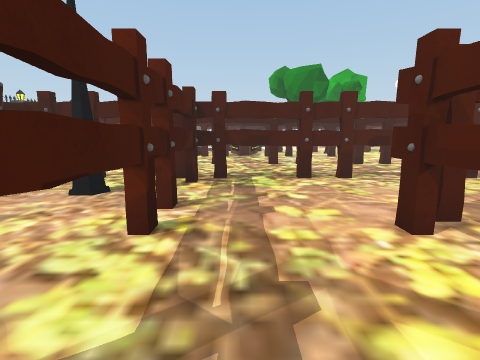
View 1 (above)

24 first-person views from a walk through a Unity game level. The camera is 1.4 m above the floor, tilts 10° down and sees 85° across. The floor is counted in squares, 1 m on a side. Each view is taken from the middle of a square. On the plan, view 1 faces up. The plan holds only what a view shows up to about 13 squares ahead; the rest is blank. The place goes on beyond the plan. The player is left out. Some surface patterns are stand-ins.

View 2
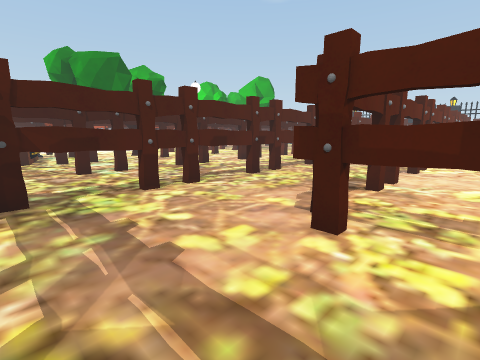

View 3
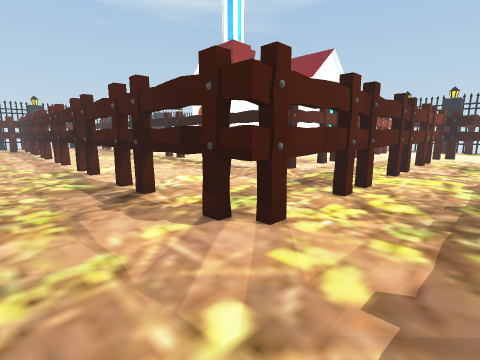

View 4
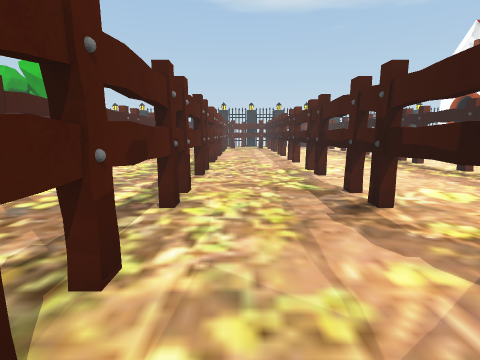

View 5
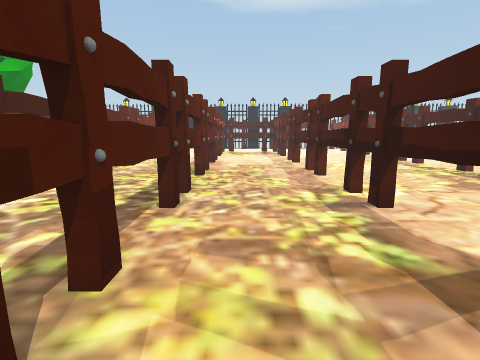

View 6
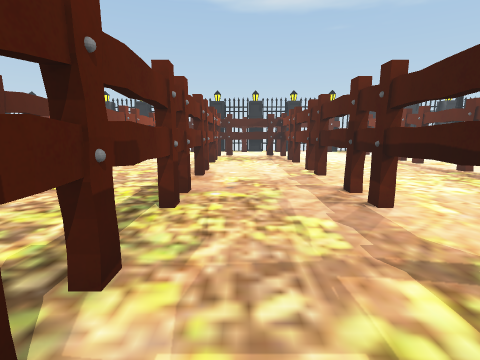

View 7
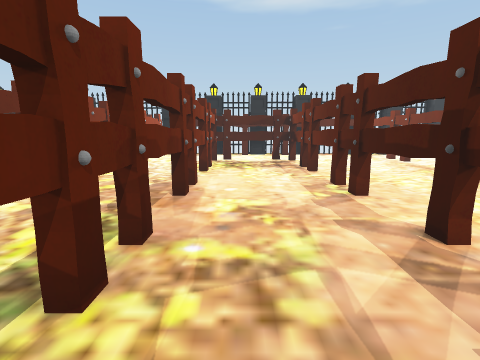

View 8
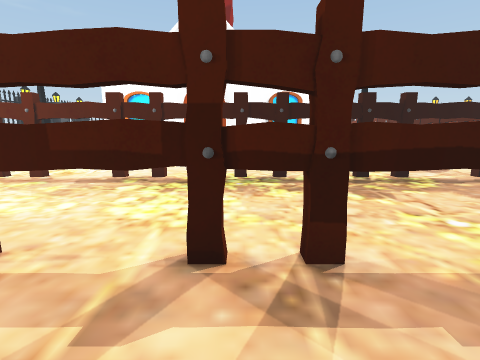

View 9
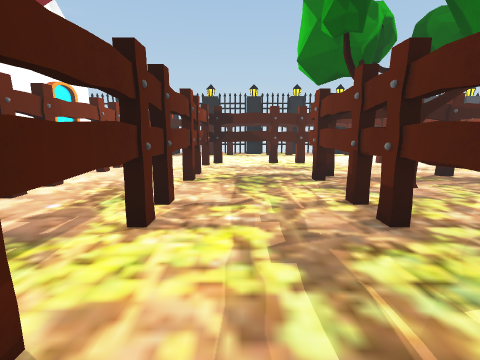

View 10
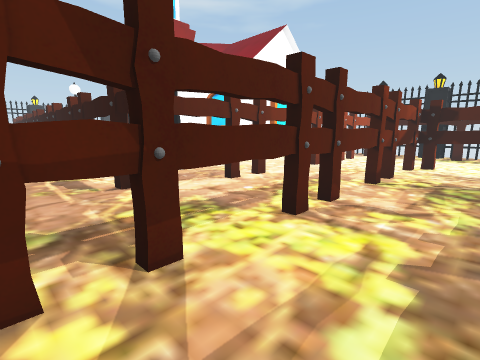

View 11
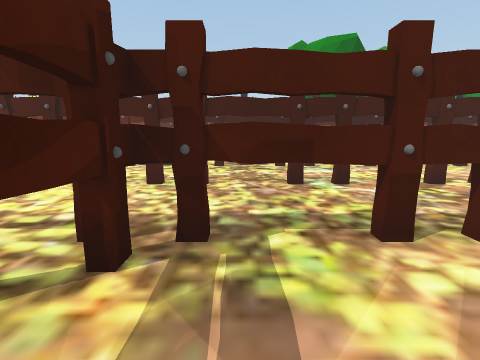

View 12
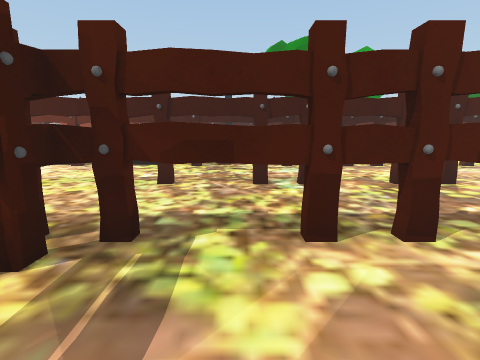

View 13
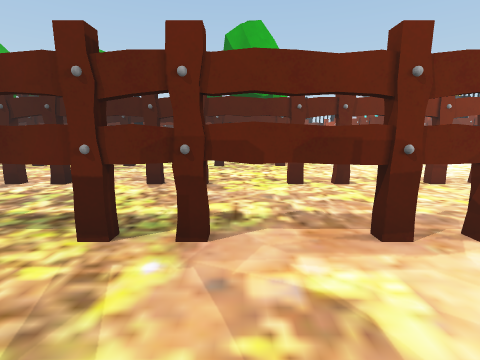

View 14
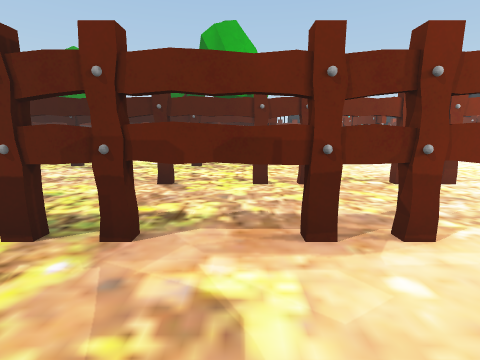

View 15
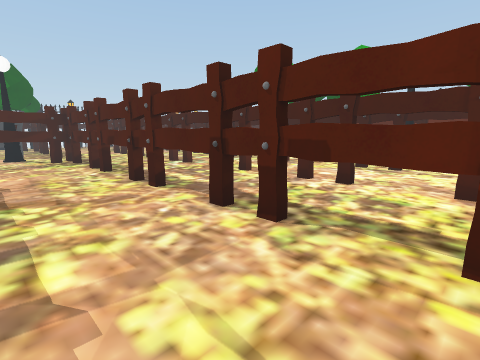

View 16
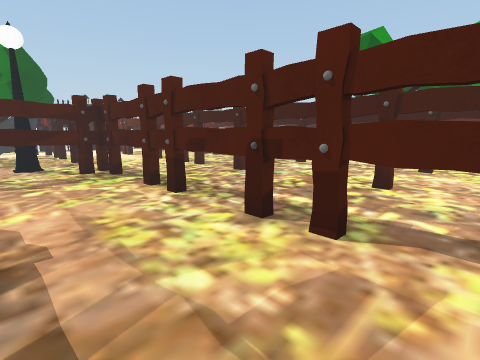

View 17
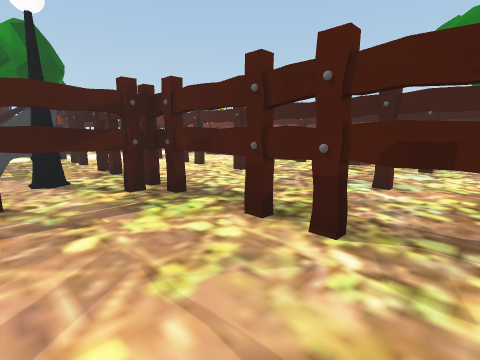

View 18
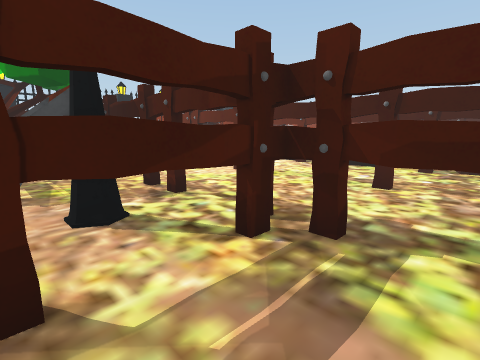

View 19
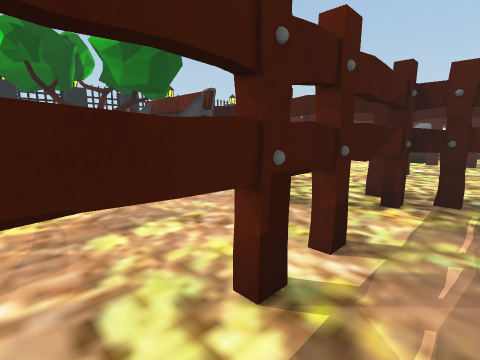

View 20
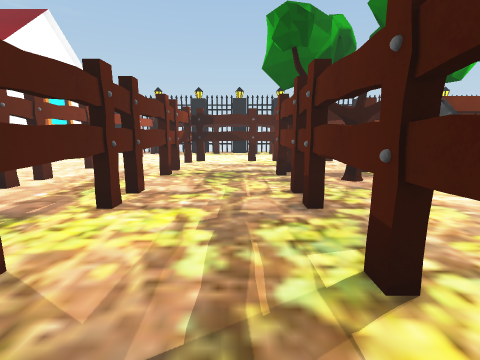

View 21
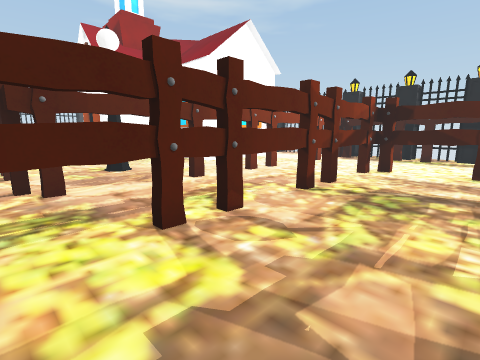

View 22
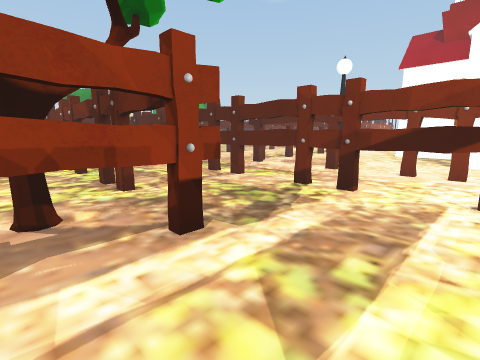

View 23
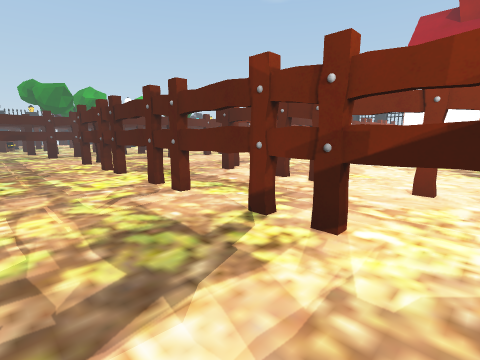

View 24
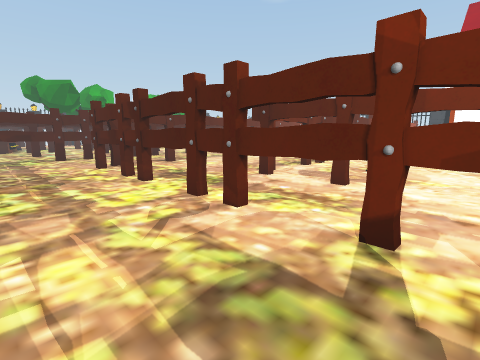

### Floor plan
Key: @ floor where view 1 was taken; # wall or solid block; x gap in a wall; . floor; T thing the floor can be seen under or through; R tree; O other object.
Columns run from 4 left of view 1 to 24 right of it. Each row starts with its distance up from view 1.
 19           RR   O   R
 18                O   R
 17  #xxO xx  xx  x   x    .....
 16 ............................
 15 .............................
 14 .............................
 13 .............................
 12  TT. ##.TTT.###. TT. ##. ##.#
 11 .............................
 10 .............................
  9 ..........................
  8 T TTTTxxTTxxTTxxTTxxTTxxTTxx#
  7 O.T..........................
  6 OOT..........................
  5  .TT.........................
  4  .TT...TTTxxTTxxTTxxTTxx##xx#
  3  .T....T.....................
  2  .T....T...................
  1    #...x.....................
  0  .##@..x.....................
 -1  .#....T.....................
 -2  .#....T...x  xx  xx  xx  xx
 -3  .##...x..# ................
 -4  .##...x..  .....    ..
 -5  .#....T..x..OO..          OO
 -6 RR#....T..x......
 -7 #.#....x..  .....
 -8 .#.....x..  .....
 -9 .......T..x......
-10 .......T..x...#
-11 . .....x...

Where each view was taken, in squares from view 1:
view 1: 0 up, 0 right, facing up
view 2: 2 up, 1 left, facing up-right
view 3: 7 up, 0 right, facing down-right
view 4: 7 up, 1 right, facing right
view 5: 7 up, 5 right, facing right
view 6: 7 up, 9 right, facing right
view 7: 7 up, 12 right, facing right
view 8: 7 up, 15 right, facing down
view 9: 1 up, 1 right, facing down
view 10: 1 up, 0 right, facing down-right
view 11: 5 up, 0 right, facing up
view 12: 5 up, 1 right, facing up
view 13: 5 up, 16 right, facing up
view 14: 5 up, 17 right, facing up
view 15: 5 up, 14 right, facing up-left
view 16: 5 up, 9 right, facing up-left
view 17: 5 up, 5 right, facing up-left
view 18: 5 up, 1 right, facing up-left
view 19: 2 up, 0 right, facing up-left
view 20: 2 up, 0 right, facing down
view 21: 1 down, 1 left, facing down-right
view 22: 11 down, 4 left, facing up-right
view 23: 10 down, 1 left, facing up-right
view 24: 8 down, 1 left, facing up-right
